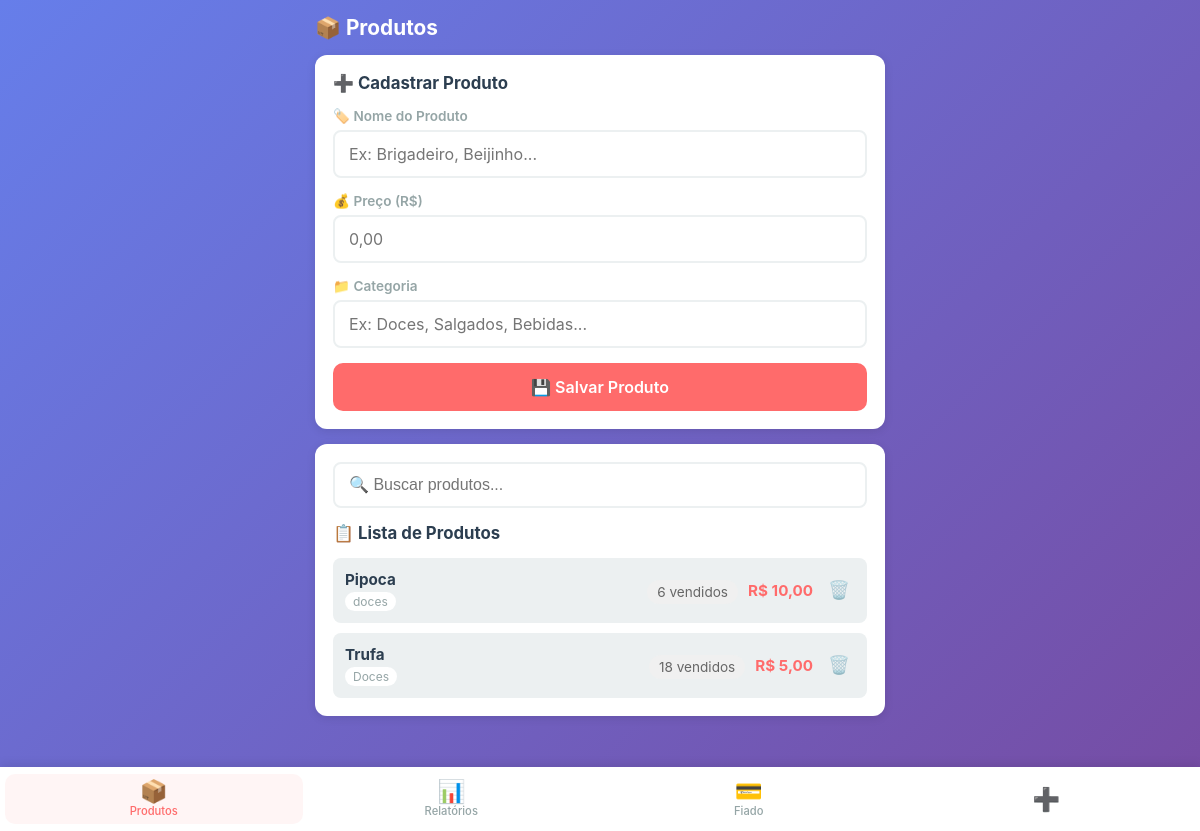
Page /produtos (signed in) on the committed database.
### app.py (models this page shows)
class Produto(db.Model):
    __tablename__ = 'produtos'
    id = db.Column(db.Integer, primary_key=True)
    nome = db.Column(db.String(100), nullable=False)
    preco = db.Column(db.Float, nullable=False)
    categoria = db.Column(db.String(50), default='')
    ativo = db.Column(db.Boolean, default=True)
    created_at = db.Column(db.DateTime, default=agora_brasilia)

### app.py (the view)
@app.route('/produtos')
@login_required
def produtos():
    produtos = Produto.query.filter_by(ativo=True).order_by(Produto.nome).all()
    from sqlalchemy import func
    vendas_por_produto = db.session.query(
        Venda.produto_id,
        func.sum(Venda.quantidade).label('qtd_total')
    ).group_by(Venda.produto_id).all()
    qtd_dict = {v[0]: int(v[1] or 0) for v in vendas_por_produto}
    for p in produtos:
        p.qtd_vendida = qtd_dict.get(p.id, 0)
    return render_template('produtos.html', produtos=produtos)

### app.py (called while the page is built)
def login_required(f):
    @wraps(f)
    def decorated_function(*args, **kwargs):
        if 'logged_in' not in session:
            return redirect(url_for('login'))
        return f(*args, **kwargs)
    return decorated_function

def formatar_br(valor):
    return f"{valor:,.2f}".replace(",", "X").replace(".", ",").replace("X", ".")

@app.template_filter('moeda_br')
def moeda_br_filter(valor):
    return formatar_br(valor)

### templates/produtos.html (shortened to what this page needs)
{% extends "base.html" %}
{% block content %}
<div class="page-header">
    <h2>📦 Produtos</h2>
</div>
<div class="card">
    <h3>➕ Cadastrar Produto</h3>
    <div class="form-group">
        <label>🏷️ Nome do Produto</label>
        <input type="text" id="nomeProduto" placeholder="Ex: Brigadeiro, Beijinho...">
    </div>
    <div class="form-group">
        <label>💰 Preço (R$)</label>
        <input type="text" id="precoProduto" placeholder="0,00" oninput="formatarInputMoeda(this)">
    </div>
    <div class="form-group">
        <label>📁 Categoria</label>
        <input type="text" id="categoriaProduto" placeholder="Ex: Doces, Salgados, Bebidas...">
    </div>
    <button class="btn btn-primary btn-full" onclick="salvarProduto()">💾 Salvar Produto</button>
</div>
<div class="card">
    <div class="busca-container">
        <input type="text" id="buscaProduto" placeholder="🔍 Buscar produtos..." onkeyup="filtrarProdutos()">
    </div>
    <h3>📋 Lista de Produtos</h3>
    <div id="listaProdutos" class="lista-produtos">
        {% for produto in produtos %}
        <div class="produto-item" id="produto-{{ produto.id }}" data-nome="{{ produto.nome.lower() }}">
            <div class="produto-info">
                <strong>{{ produto.nome }}</strong>
                <span class="categoria">{{ produto.categoria }}</span>
            </div>
            <div class="produto-vendas">
                <span class="qtd-vendida" title="Quantidade total vendida"> {{ produto.qtd_vendida }} vendidos</span>
            </div>
            <div class="produto-actions">
                <span class="preco">R$ {{ produto.preco|moeda_br }}</span>
                <button class="btn-icon btn-excluir" onclick="excluirProduto({{ produto.id }})" title="Excluir">🗑️</button>
            </div>
        </div>
        {% else %}
        <p class="empty">Nenhum produto cadastrado</p>
        {% endfor %}
    </div>
</div>
{% endblock %}

### static/css/style.css (style rules this page uses)
:root { --primary: #FF6B6B; --primary-dark: #EE5A5A; --secondary: #4ECDC4; --success: #2ECC71; --warning: #F39C12; --danger: #E74C3C; --dark: #2C3E50; --gray: #95A5A6; --light: #ECF0F1; --white: #FFFFFF; --shadow: 0 2px 10px rgba(0,0,0,0.1); --radius: 12px; }
* { margin: 0; padding: 0; box-sizing: border-box; -webkit-tap-highlight-color: transparent; }
body { font-family: -apple-system, BlinkMacSystemFont, 'Segoe UI', Roboto, sans-serif; background: linear-gradient(135deg, #667eea 0%, #764ba2 100%); min-height: 100vh; color: var(--dark); padding-bottom: 20px; }
.page-header { margin-bottom: 15px; }
.page-header h2 { font-size: 1.3rem; color: var(--white); margin-bottom: 5px; }
.card { background: var(--white); border-radius: var(--radius); padding: 18px; margin-bottom: 15px; box-shadow: var(--shadow); }
.card h3 { font-size: 1.05rem; margin-bottom: 15px; color: var(--dark); display: flex; align-items: center; gap: 8px; }
.form-group { margin-bottom: 15px; }
.form-group label { display: block; font-size: 0.85rem; font-weight: 600; color: var(--gray); margin-bottom: 6px; }
.form-group input, .form-group select { width: 100%; padding: 12px 14px; border: 2px solid var(--light); border-radius: 8px; font-size: 1rem; font-family: inherit; transition: border-color 0.2s; background: var(--white); }
.btn { display: inline-flex; align-items: center; justify-content: center; gap: 8px; padding: 14px 20px; border: none; border-radius: 10px; font-size: 1rem; font-weight: 600; cursor: pointer; transition: all 0.2s; font-family: inherit; }
.btn-primary { background: var(--primary); color: var(--white); }
.btn-full { width: 100%; }
.btn-icon { background: none; border: none; font-size: 1.1rem; cursor: pointer; padding: 5px; }
.busca-container { margin-bottom: 15px; }
.busca-container input { width: 100%; padding: 12px 14px; border: 2px solid var(--light); border-radius: 8px; font-size: 1rem; }
.lista-produtos, .lista-vendas, .lista-clientes, .lista-fiado { display: flex; flex-direction: column; gap: 10px; }
.produto-item { display: flex; justify-content: space-between; align-items: center; padding: 12px; background: var(--light); border-radius: 8px; }
.produto-vendas { margin-left: auto; margin-right: 10px; }
.qtd-vendida { font-size: 0.85rem; color: #666; background: #f0f0f0; padding: 4px 10px; border-radius: 12px; white-space: nowrap; }
.produto-actions { display: flex; align-items: center; gap: 10px; }
.produto-info { display: flex; flex-direction: column; gap: 3px; }
.produto-info strong { font-size: 0.95rem; }
.categoria { font-size: 0.75rem; color: var(--gray); background: var(--white); padding: 2px 8px; border-radius: 10px; display: inline-block; width: fit-content; }
.preco { font-weight: bold; color: var(--primary); font-size: 0.95rem; }
.card { animation: fadeIn 0.3s ease; }
.btn-excluir { opacity: 0.6; transition: all 0.2s; }

### rows in the picture
Produto: nome "Pipoca", categoria "doces", qtd_vendida "6", preco|moeda_br "10,00"
Produto: nome "Trufa", categoria "Doces", qtd_vendida "18", preco|moeda_br "5,00"
